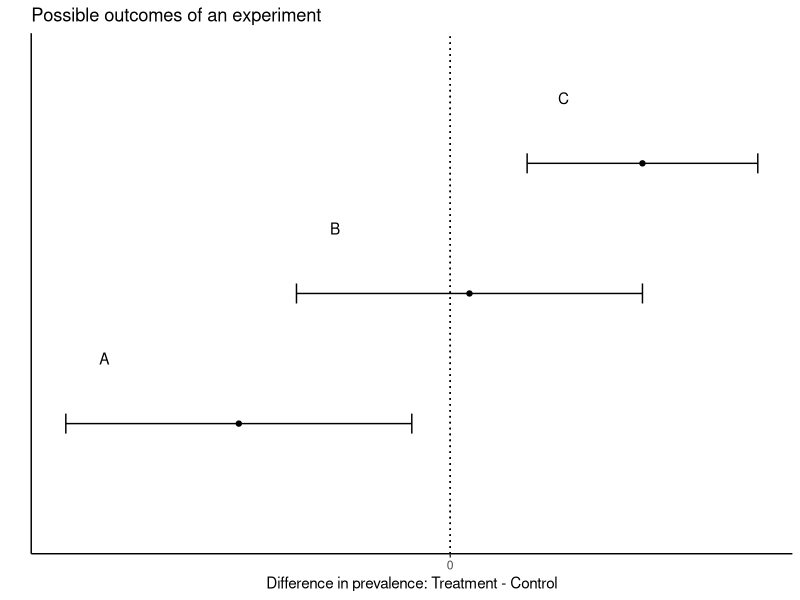
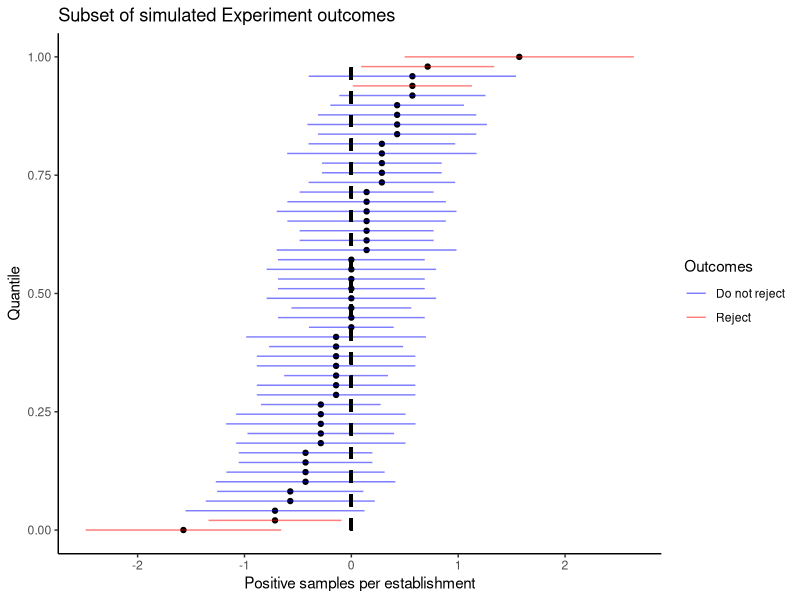
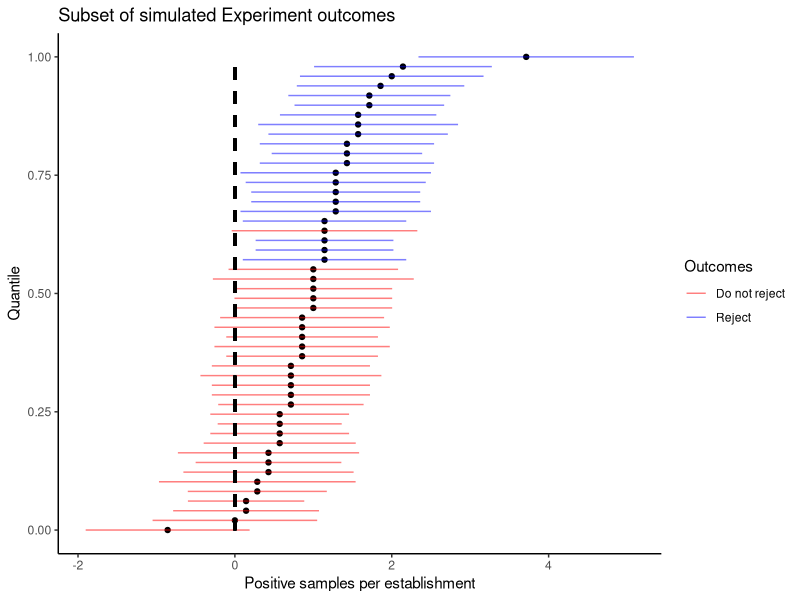
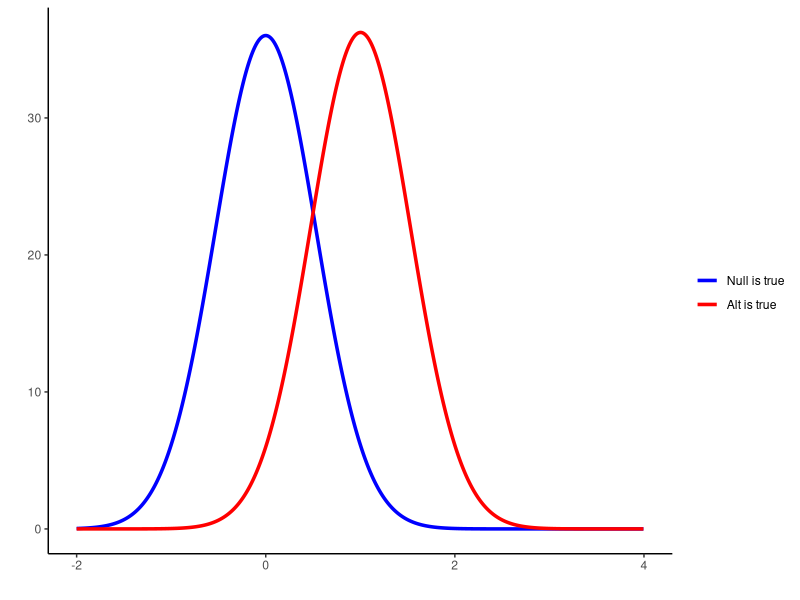
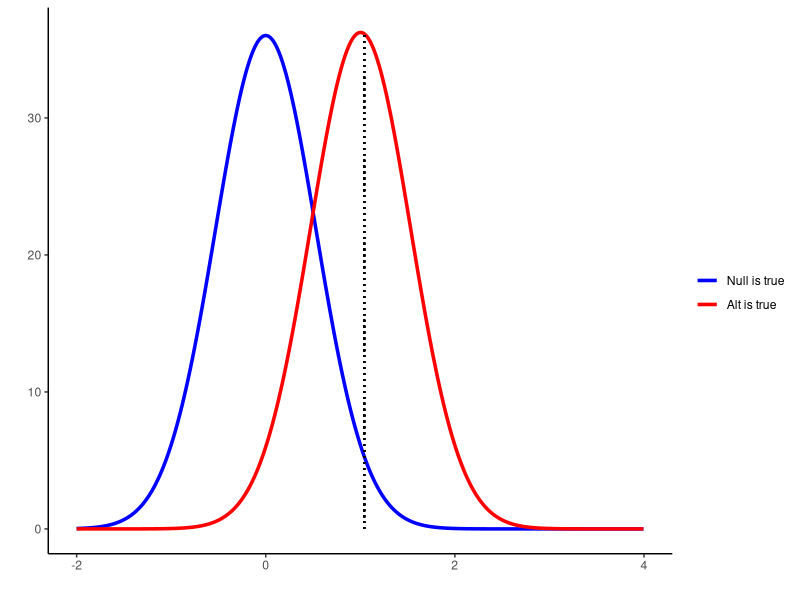
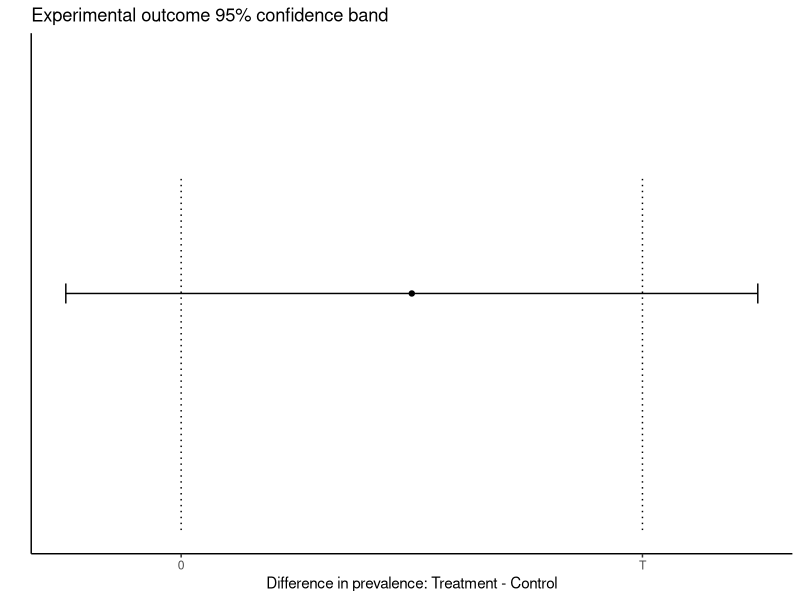
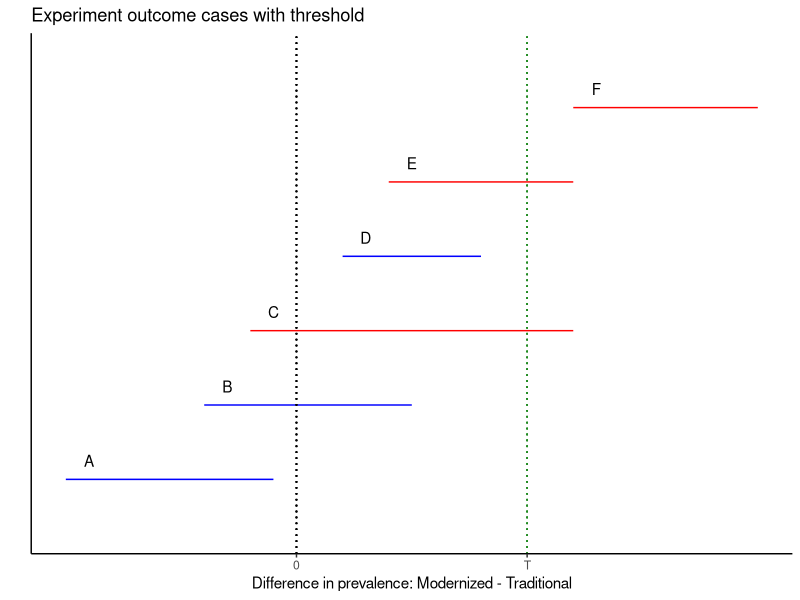
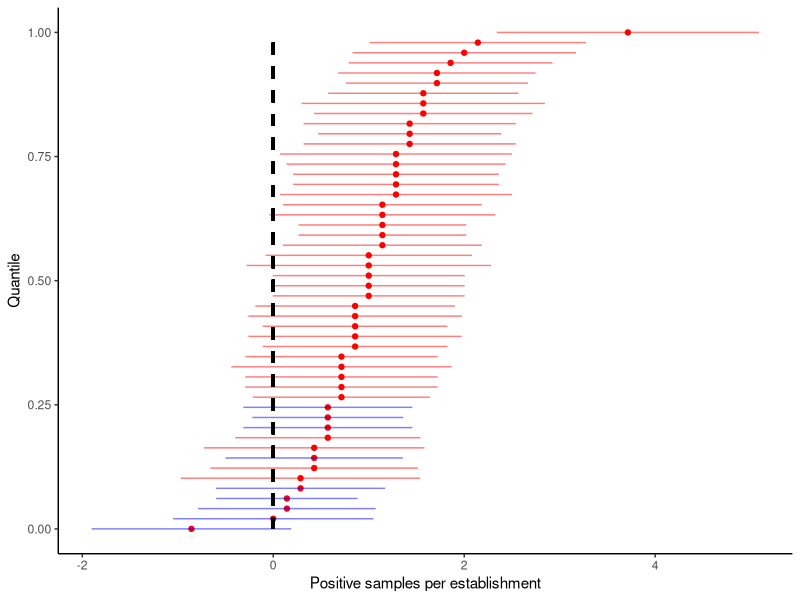

The R source for these figures, in order:
## ---- chunk 1
library(ggplot2)
library(dplyr)
knitr::opts_chunk$set(fig.width=4.8, fig.height=3,
                      echo=FALSE, warning=FALSE, message=FALSE)
## ---- chunk 2
# Outcome cases, general
ex.df = data.frame(case=c("A","B","C "),labels=c("Reject","Do not reject","Reject"),
                   low=c(-10,-4,2),
                   high=c(-1,5,8))

ggplot(ex.df) + 
  geom_text(aes(x=low,y=case,label=case), nudge_x=1, nudge_y=0.5) +
  geom_segment(aes(x=low,xend=high,y=case,yend=case),
               arrow=arrow(angle = 90, length = unit(0.1, "inches"),
                           ends = "both", type = "open")) +
  geom_point(aes(x=(high+low)/2,y=case)) +
  geom_segment(aes(x=0,xend=0,y=0,yend=4), linetype="dotted") +
  ggtitle("Possible outcomes of an experiment") +
  ylab("") +
  xlab("Difference in prevalence: Treatment - Control") +
  scale_x_continuous(breaks=c(0),labels=c("0")) +
  theme_classic() +
  theme(axis.text.y = element_blank(), axis.ticks.y=element_blank())
## ---- chunk 3

ExOutcomes = function(diff, p0, thr, nplants, samples_per_plant, Nsim=1e5, alpha=0.05, beta=0.2, sf=48){
  total_samples = nplants*samples_per_plant
  Ns = nplants*samples_per_plant
  sim = sapply(1:Nsim, function(x) {
     d = rbinom(Ns,1,p0+diff) - rbinom(Ns,1,p0)
     c(mean(d)-qnorm(1-alpha/2)*sd(d)/sqrt(Ns), 
    mean(d)+qnorm(1-alpha/2)*sd(d)/sqrt(Ns),
    mean(d))
  })
 
  dfp = data.frame(lower=sim[1,], upper=sim[2,], mean=sim[3,]) %>% 
#    arrange(low, -mean) %>%
    arrange(mean) %>%
    mutate(run=row_number()/Nsim)
# Assign case to each simulated experiment outcome
  dfp$case = "All zero"
  dfp$case[dfp$upper < 0] = "A"
  dfp$case[dfp$upper > 0   & dfp$upper < thr & dfp$lower < 0] = "B"
  dfp$case[dfp$upper > thr & dfp$lower < 0] = "C"
  dfp$case[dfp$upper < thr & dfp$lower > 0] = "D"
  dfp$case[dfp$upper > thr & dfp$lower < thr & dfp$lower > 0] = "E"
  dfp$case[dfp$lower > thr] = "F"
  dfp$case = ordered(dfp$case,c("All zero","A","B","C","D","E","F"))

# Simplified cases
  dfp$case0 = "All zero"
  dfp$case0[dfp$upper < 0] = "Reject"
  dfp$case0[dfp$upper > 0 & dfp$lower < 0] = "Do not reject"
  dfp$case0[dfp$lower > 0] = "Reject"

# Case summaries; how many of each case
  cases = dfp %>% 
    group_by(case) %>% 
    summarize(t=n()/Nsim) %>% 
    as.data.frame()

  cases0 = dfp %>% 
    group_by(case0) %>% 
    summarize(t=n()/Nsim) %>% 
    as.data.frame()

# Find the minimal detectable difference for given set of parameters
  pbar = uniroot(function(pbar) 
   2*pbar - 2*p0 -(qnorm(1-alpha/2)+qnorm(1-beta))*sqrt(1/total_samples)*sqrt(pbar*(1-pbar)),  c(0,1))$root
  
  c95 = sqrt(2*p0*(1-p0))/sqrt(total_samples)*qnorm(1-alpha/2)
  dat = data.frame(x=seq(1/total_samples,1,length.out=total_samples),y=seq(0,total_samples-1))
  c95pos = approx(dat$x, dat$y, xout=c95)$y%%1
  mdd = (c95+sqrt(pbar*(1-pbar))*sqrt(2/total_samples)*qnorm(1-beta))*sf

# These measures are equivalent to Power. they are not equal to each other, or to the theoretical power, due to the discreteness of the x-axis
  meas0 = sum(dfp$lower >= 0)/Nsim
  meas1 = sum(dfp$mean >= c95)/Nsim
 # Theoretical power value
  power = power.prop.test(n=total_samples, p1=p0, p2=p0+diff)$power

  colors = c("green","blue","red")
  
  select_rows = seq(from=1, to=Nsim, length.out=50)
  dfp1 = dfp[select_rows,]
  p = ggplot(dfp1) + 
    geom_point(aes(mean*sf, run), color="red")  +
    geom_segment(aes(x=lower*sf,xend=upper*sf,y=run,yend=run, color=case), alpha=0.5)  +
    geom_segment(aes(x=0,xend=0,y=0,yend=1), linetype="dashed", color="black", size=1) +
    ylab("Quantile") + xlab("Positive samples per establishment") +
    theme_classic()

  p2 = ggplot(dfp1) + 
    geom_point(aes(mean*sf, run), color="black") +
    geom_segment(aes(x=lower*sf,xend=upper*sf,y=run,yend=run, color=case0), alpha=0.5)  +
    scale_color_manual(
      values=c("Reject"="red","Do not reject"="blue")) +
    geom_segment(aes(x=0,xend=0,y=0,yend=1), linetype="dashed", color="black", size=1) +
      ggtitle("Subset of simulated Experiment outcomes") +
    ylab("Quantile") + xlab("Positive samples per establishment") +
    theme_classic() +
      labs(color = "Outcomes")
  
    inputs = c(p0=p0,diff=diff, thr=thr, nplants=nplants, samples_per_plant=samples_per_plant, Nsim=Nsim, alpha=alpha, beta=beta, sf=sf)
    
    output = list(cases = cases, 
                  cases0 = cases0,
                  mdd=mdd, 
                  power.calc = power, 
                  power.meas0 = meas0, 
                  power.meas1 = meas1,
                  plot = p, 
                  p2 = p2,
                  dfp = dfp,
                  c95 = c95,
                  c95pos = c95pos,
                  inputs = inputs)
}
## ---- chunk 4
# simulation parameters
# base prevalence
p0 = 0.5/48
# threshold; not important for early stuff
th = 1.5/48
# number of plants and number of samples per plant
np = 7
ns = 48
# number of simulations
NN = 1e4
# hypothsized difference in means between systems
diff = 0
## ---- chunk 5
e = ExOutcomes(diff,p0,th,np,ns,Nsim=NN)
# show plot of outcomes
e$p2
# show value of cases (over all simulations, not just what is shown in plot)
e$cases0
nodiff = e$cases0[e$cases0$case0=="Do not reject","t"]
reject = e$cases0[e$cases0$case0=="Reject","t"]
## ---- chunk 6
diff = 1/48
NN = 1e4
e1 = ExOutcomes(diff,p0,th,np,ns,Nsim=NN)
# change colors to reflect change in meaning
e1$p2 +    scale_color_manual(
      values=c("Reject"="blue","Do not reject"="red"))
e1$cases0
nodiff = sum(e1$cases0[e1$cases0$case == c("Do not reject"),"t"] )
## ---- chunk 7

Npoints = 1e6
Nsamples = 336
x <- seq(-6/48, 6/48, length.out=Npoints)
mean1 <- 0
sd1=sqrt(2*p0*(1-p0))*sqrt(2/Nsamples)
za = qnorm(0.975)*sd1*48

alpha = 0.05
beta = 0.5298

pbar = uniroot(function(pbar) 
   2*pbar - 2*p0 -(qnorm(1-alpha/2)+qnorm(1-beta))*sqrt(2/Nsamples)*sqrt(pbar*(1-pbar)),  c(0,1))$root

sd2 = sqrt(pbar*(1-pbar))*sqrt(2/Nsamples)
zb = qnorm(1-beta)*sd2*48
mdd = za + zb

dat <- data.frame(x = x, y1 = dnorm(x, mean1, sd1), y2 = dnorm(x, mdd/48, sd2))
# 

dat$cdf1=cumsum(dat$y1)
dat$cdf1=dat$cdf1/max(dat$cdf1)
dat$cdf2=cumsum(dat$y2)
dat$cdf2=dat$cdf2/max(dat$cdf2)

select_rows = seq(from=1, to=Npoints, length.out=1000)
dat1 = dat[select_rows,]

ym=max(dat1$y1,dat1$y2)
plt = ggplot(dat1, aes(x = x*48)) +
  geom_line(aes(y = y1, colour = 'Null is true'), size = 1.2) +
  geom_line(aes(y = y2, colour = 'Alt is true'), size = 1.2) +
  xlab("") + ylab("") + theme(legend.title = element_blank()) +
  scale_colour_manual(breaks = c("Null is true", "Alt is true"), values = c("blue", "red")) +
  xlim(-2,4) +
  labs(color="") +
    theme_classic()
plt

# interpolated power value
pv <- lapply(data.frame(cdf1=0.975), function(l) approx(dat$cdf1, dat$x, xout=l))
pv <- pv$cdf1$y*48
pv2 <- lapply(data.frame(x=pv/48), function(l) approx(dat$x, dat$cdf2, xout=l))
power=1-pv2$x$y

## ---- chunk 8
plt2 = plt +
  geom_segment(aes(x=za, xend=za, y=0, yend=ym), linetype="dotted")

#  geom_area(aes(y = y1, x = ifelse(x > qnorm(0.975)*sd1, x*48, NA)), fill = 'black') +
#  geom_area(aes(y = y2, x = ifelse(x > qnorm(0.975)*sd1, x*48, NA)), fill = 'blue', alpha = 0.3)
#  xlab("") + ylab("") + theme(legend.title = element_blank())
#  geom_segment(aes(x=0,xend=za,y=2.5,yend=2.5), arrow=arrow(angle = 45, length = unit(0.1, "inches"),
#                           ends = "last", type = "open")) +
#  geom_segment(aes(x=za,xend=mdd,y=20,yend=20), arrow=arrow(angle = 45, length = unit(0.1, "inches"),
#                           ends = "last", type = "open")) +
#  geom_segment(aes(x=za,xend=za+zb,y=12,yend=12), arrow=arrow(angle = 45, length = unit(0.1, "inches"),
#                           ends = "last", type = "open")) +

plt2
## ---- chunk 9
ggplot(data.frame(lower=-1,upper=5)) +
  geom_segment(aes(x=lower,xend=upper,y=1,yend=1),
               arrow=arrow(angle = 90, length = unit(0.1, "inches"),
                           ends = "both", type = "open")) +
  geom_point(aes(x=(upper+lower)/2,y=1)) +
  geom_segment(aes(x=0,xend=0,y=0,yend=1.5), linetype="dotted") +
  geom_segment(aes(x=4,xend=4,y=0,yend=1.5), linetype="dotted") +
  ggtitle("Experimental outcome 95% confidence band") +
  ylim(0,2) +
  ylab("") + 
  xlab("Difference in prevalence: Treatment - Control") +
  scale_x_continuous(breaks=c(0,4),labels=c("0","T")) +
  theme_classic() +
  theme(axis.text.y = element_blank(), axis.ticks.y=element_blank())
## ---- chunk 10
ex.df = data.frame( case=c("A","B","C","D","E","F") ,                 labels=c("Non-Inferior","Non-Inferior*","Inferior**","Non-Inferior**","Inferior (mostly)","Inferior"),
                   lower=c(-10,-4,-2,2,4,12),
                   upper=c(-1,5,12,8,12,20))
ex.df$case <- factor(ex.df$case, levels = ex.df$case[order(ex.df$lower)])

colors = c("A"="blue","B"="blue","C"="red","D"="blue","E"="red","F"="red")
ggplot(ex.df) + 
  geom_text(aes(x=lower,y=case,label=case), nudge_x=1, nudge_y=0.25) +
  geom_segment(aes(x=lower,xend=upper,y=case,yend=case, color=case)) +
  scale_color_manual(values=colors)+
#  geom_point(aes(x=(high+low)/2,y=case)) +
  geom_segment(aes(x=0,xend=0,y=0,yend=7), linetype="dotted") +
  geom_segment(aes(x=10,xend=10,y=0,yend=7), linetype="dotted", color="forestgreen") +
  ggtitle("Experiment outcome cases with threshold") + 
  ylab("")+
  xlab("Difference in prevalence: Modernized - Traditional") +
  scale_x_continuous(breaks=c(0,10),labels=c("0", "T")) +
  theme_classic() +
  theme(axis.text.y = element_blank(), axis.ticks.y=element_blank(), legend.position = "")

## ---- chunk 11
e1$plot + 
  scale_color_manual(
      values=c("A"="blue","B"="blue","D"="blue","C"="red","E"="red","F"="red")) + 
  theme(legend.position = "")

p1=p0+1/48
count1=sum(e1$dfp$mean < (qnorm(0.975)+qnorm(0.8))/sqrt(336)*(sqrt(p0*(1-p0) + p1*(1-p1))))
## ---- chunk 12
thr = 2.54/48
e2 = ExOutcomes(diff,p0,thr,np,ns,Nsim=NN)
e2$plot + 
  scale_color_manual(
      values=c("A"="blue","B"="blue","D"="blue","C"="red","E"="red","F"="red")) +  geom_segment(aes(x=thr*48,xend=thr*48,y=0,yend=1), linetype="dashed", color="forestgreen", size=1) + 
  theme(legend.position = "")

## ---- chunk 13
thr = 2/48
e3 = ExOutcomes(diff,p0,thr,np,96,Nsim=NN)
e3$plot + 
  scale_color_manual(
      values=c("A"="blue","B"="blue","D"="blue","C"="red","E"="red","F"="red")) +  geom_segment(aes(x=thr*48,xend=thr*48,y=0,yend=1), linetype="dashed", color="forestgreen", size=1) + 
  theme(legend.position = "")
